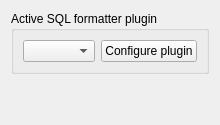
         <widget class="QWidget" name="formatterPluginsPage">
          <layout class="QVBoxLayout" name="verticalLayout_17">
           <item>
            <widget class="QGroupBox" name="activeFormatterGroup">
             <property name="title">
              <string>Active SQL formatter plugin</string>
             </property>
             <layout class="QGridLayout" name="gridLayout_11">
              <item row="0" column="0">
               <widget class="QComboBox" name="activeFormatterCombo">
                <property name="statusTip">
                 <string>General.ActiveSqlFormatter</string>
                </property>
               </widget>
              </item>
              <item row="0" column="1">
               <widget class="QPushButton" name="activeFormatterConfigButton">
                <property name="text">
                 <string>Configure plugin</string>
                </property>
               </widget>
              </item>
             </layout>
            </widget>
           </item>
           <item>
            <spacer name="verticalSpacer_4">
             <property name="orientation">
              <enum>Qt::Vertical</enum>
             </property>
             <property name="sizeHint" stdset="0">
              <size>
               <width>20</width>
               <height>40</height>
              </size>
             </property>
            </spacer>
           </item>
          </layout>
         </widget>
